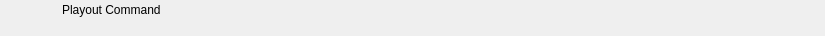
<?xml version="1.0" encoding="UTF-8"?>
<ui version="4.0">
 <class>RundownPlayoutCommandWidget</class>
 <widget class="QWidget" name="RundownPlayoutCommandWidget">
  <property name="geometry">
   <rect>
    <x>0</x>
    <y>0</y>
    <width>825</width>
    <height>36</height>
   </rect>
  </property>
  <layout class="QHBoxLayout" name="horizontalLayout">
   <property name="spacing">
    <number>0</number>
   </property>
   <property name="margin">
    <number>0</number>
   </property>
   <item>
    <widget class="QFrame" name="frameItem">
     <property name="sizePolicy">
      <sizepolicy hsizetype="Preferred" vsizetype="Fixed">
       <horstretch>0</horstretch>
       <verstretch>0</verstretch>
      </sizepolicy>
     </property>
     <property name="minimumSize">
      <size>
       <width>0</width>
       <height>36</height>
      </size>
     </property>
     <widget class="QLabel" name="labelIcon">
      <property name="geometry">
       <rect>
        <x>22</x>
        <y>2</y>
        <width>32</width>
        <height>32</height>
       </rect>
      </property>
      <property name="text">
       <string/>
      </property>
      <property name="pixmap">
       <pixmap resource="../Widgets.qrc">:/Graphics/Images/PlayoutCommand.png</pixmap>
      </property>
      <property name="scaledContents">
       <bool>true</bool>
      </property>
     </widget>
     <widget class="QLabel" name="labelLabel">
      <property name="geometry">
       <rect>
        <x>62</x>
        <y>2</y>
        <width>5000</width>
        <height>16</height>
       </rect>
      </property>
      <property name="text">
       <string>Playout Command</string>
      </property>
     </widget>
     <widget class="QLabel" name="labelColor">
      <property name="geometry">
       <rect>
        <x>0</x>
        <y>0</y>
        <width>18</width>
        <height>36</height>
       </rect>
      </property>
      <property name="text">
       <string/>
      </property>
     </widget>
     <widget class="QLabel" name="labelGroupColor">
      <property name="geometry">
       <rect>
        <x>0</x>
        <y>0</y>
        <width>6</width>
        <height>36</height>
       </rect>
      </property>
      <property name="text">
       <string/>
      </property>
     </widget>
     <widget class="QLabel" name="labelDelay">
      <property name="geometry">
       <rect>
        <x>185</x>
        <y>19</y>
        <width>55</width>
        <height>16</height>
       </rect>
      </property>
      <property name="text">
       <string></string>
      </property>
     </widget>
     <widget class="QLabel" name="labelRemoteTriggerId">
      <property name="geometry">
       <rect>
        <x>245</x>
        <y>19</y>
        <width>70</width>
        <height>16</height>
       </rect>
      </property>
      <property name="text">
       <string></string>
      </property>
     </widget>
    </widget>
   </item>
   <item>
    <widget class="QFrame" name="frameStatus">
     <property name="minimumSize">
      <size>
       <width>45</width>
       <height>0</height>
      </size>
     </property>
     <property name="maximumSize">
      <size>
       <width>45</width>
       <height>16777215</height>
      </size>
     </property>
     <widget class="QLabel" name="labelGpiConnected">
      <property name="geometry">
       <rect>
        <x>1</x>
        <y>2</y>
        <width>32</width>
        <height>32</height>
       </rect>
      </property>
      <property name="minimumSize">
       <size>
        <width>32</width>
        <height>32</height>
       </size>
      </property>
      <property name="maximumSize">
       <size>
        <width>32</width>
        <height>32</height>
       </size>
      </property>
      <property name="lineWidth">
       <number>0</number>
      </property>
      <property name="text">
       <string/>
      </property>
      <property name="pixmap">
       <pixmap resource="../Widgets.qrc">:/Graphics/Images/GpiConnected.png</pixmap>
      </property>
      <property name="scaledContents">
       <bool>true</bool>
      </property>
     </widget>
     <widget class="QLabel" name="labelActiveColor">
      <property name="geometry">
       <rect>
        <x>37</x>
        <y>0</y>
        <width>8</width>
        <height>36</height>
       </rect>
      </property>
      <property name="minimumSize">
       <size>
        <width>8</width>
        <height>36</height>
       </size>
      </property>
      <property name="maximumSize">
       <size>
        <width>8</width>
        <height>36</height>
       </size>
      </property>
      <property name="text">
       <string/>
      </property>
     </widget>
    </widget>
   </item>
  </layout>
 </widget>
 <resources>
  <include location="../Widgets.qrc"/>
 </resources>
 <connections/>
 <slots>
  <slot>addToCombo()</slot>
 </slots>
</ui>
